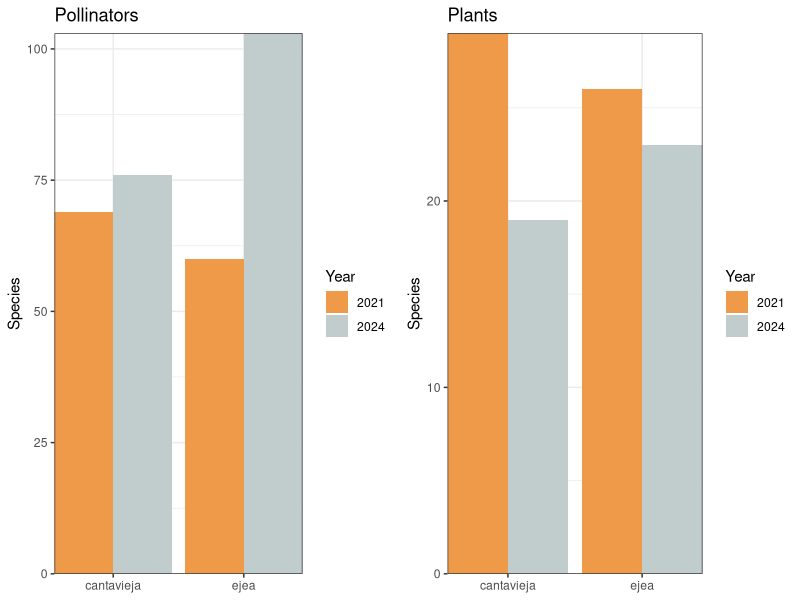

Write the R code that produced this figure.
#Read data from 2021 and 2024
#First,load libraries
library(dplyr)
library(reshape2)
library(stringr)
library(ggplot2)
#Read data
data_2021 = read.csv("Data/life_polinizadores_2021.csv")
data_2024 = read.csv("Data/life_polinizadores_2024.csv")
#Combine data
all_data = bind_rows(data_2021, data_2024)
#Rename ejea caballeros to only ejea
all_data = all_data %>%
mutate(site_id = if_else(site_id == "ejea caballeros",
                "ejea", site_id))

#Delete leading and trailing spaces in spp names
all_data = all_data %>%
mutate(pollinators = trimws(pollinators)) %>%
mutate(plants = trimws(plants))

#Create a site_id label with year
#and select only cols of interest
main_cols = all_data %>%
mutate(locality = site_id) %>%
mutate(date = paste(day,month,year,transect, sep = "_")) %>%
mutate(site_id = paste0(site_id, "_" ,year)) %>%
mutate(site_id = str_replace_all(site_id, " ", "_")) %>%
select(locality, site_id, date, transect,  plants, pollinators)

#Get number of species of plants and pollinators
#per location and year (site_id has already year on it)
n_spp = main_cols %>%
group_by(site_id) %>%
summarise(n_pollinators = n_distinct(pollinators),
          n_plants = n_distinct(plants))

n_spp$site = c("cantavieja", "cantavieja","ejea", "ejea")
n_spp$Year = c("2021", "2024","2021", "2024")

p1 = n_spp %>%
ggplot(aes(site, n_pollinators, fill = Year), group = Year) +
geom_col(position = "dodge") +
scale_fill_manual(values = c("tan2", "azure3")) +
theme_bw() +
coord_cartesian(expand = FALSE) +
xlab(NULL) +
ylab("Species") +
ggtitle("Pollinators")


p2 = n_spp %>%
ggplot(aes(site, n_plants, fill = Year), group = Year) +
geom_col(position = "dodge") +
scale_fill_manual(values = c("tan2", "azure3")) +
theme_bw() +
coord_cartesian(expand = FALSE) +
xlab(NULL) +
ylab("Species") +
ggtitle("Plants")

library(cowplot)
plot_grid(p1, p2)


